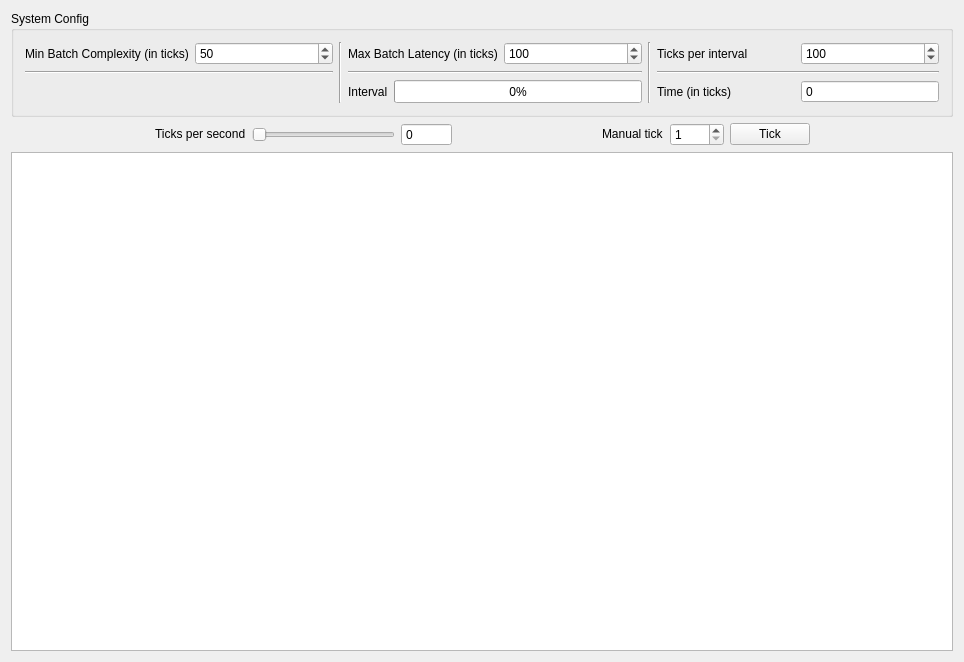
<?xml version="1.0" encoding="UTF-8"?>
<ui version="4.0">
 <class>MainWindow</class>
 <widget class="QMainWindow" name="MainWindow">
  <property name="geometry">
   <rect>
    <x>0</x>
    <y>0</y>
    <width>964</width>
    <height>662</height>
   </rect>
  </property>
  <property name="sizePolicy">
   <sizepolicy hsizetype="MinimumExpanding" vsizetype="MinimumExpanding">
    <horstretch>0</horstretch>
    <verstretch>0</verstretch>
   </sizepolicy>
  </property>
  <property name="windowTitle">
   <string>MainWindow</string>
  </property>
  <widget class="QWidget" name="centralWidget">
   <layout class="QVBoxLayout" name="verticalLayout">
    <item>
     <widget class="QGroupBox" name="groupBox">
      <property name="sizePolicy">
       <sizepolicy hsizetype="Expanding" vsizetype="Minimum">
        <horstretch>0</horstretch>
        <verstretch>0</verstretch>
       </sizepolicy>
      </property>
      <property name="title">
       <string>System Config</string>
      </property>
      <layout class="QGridLayout" name="gridLayout_9">
       <item row="0" column="4">
        <widget class="QSpinBox" name="maxBatchLatency">
         <property name="sizePolicy">
          <sizepolicy hsizetype="Minimum" vsizetype="Minimum">
           <horstretch>0</horstretch>
           <verstretch>0</verstretch>
          </sizepolicy>
         </property>
         <property name="minimumSize">
          <size>
           <width>60</width>
           <height>0</height>
          </size>
         </property>
         <property name="minimum">
          <number>1</number>
         </property>
         <property name="maximum">
          <number>9999</number>
         </property>
         <property name="value">
          <number>100</number>
         </property>
        </widget>
       </item>
       <item row="0" column="6">
        <widget class="QLabel" name="label_37">
         <property name="sizePolicy">
          <sizepolicy hsizetype="Minimum" vsizetype="Minimum">
           <horstretch>0</horstretch>
           <verstretch>0</verstretch>
          </sizepolicy>
         </property>
         <property name="text">
          <string>Ticks per interval</string>
         </property>
        </widget>
       </item>
       <item row="2" column="3" colspan="2">
        <layout class="QHBoxLayout" name="horizontalLayout_2">
         <item>
          <widget class="QLabel" name="label_44">
           <property name="sizePolicy">
            <sizepolicy hsizetype="Minimum" vsizetype="Minimum">
             <horstretch>0</horstretch>
             <verstretch>0</verstretch>
            </sizepolicy>
           </property>
           <property name="text">
            <string>Interval</string>
           </property>
          </widget>
         </item>
         <item>
          <widget class="QProgressBar" name="interval">
           <property name="sizePolicy">
            <sizepolicy hsizetype="MinimumExpanding" vsizetype="Minimum">
             <horstretch>0</horstretch>
             <verstretch>0</verstretch>
            </sizepolicy>
           </property>
           <property name="maximum">
            <number>100</number>
           </property>
           <property name="value">
            <number>0</number>
           </property>
          </widget>
         </item>
        </layout>
       </item>
       <item row="1" column="0" colspan="2">
        <widget class="Line" name="line_3">
         <property name="orientation">
          <enum>Qt::Horizontal</enum>
         </property>
        </widget>
       </item>
       <item row="0" column="7">
        <widget class="QSpinBox" name="ticksPerInterval">
         <property name="sizePolicy">
          <sizepolicy hsizetype="Minimum" vsizetype="Minimum">
           <horstretch>0</horstretch>
           <verstretch>0</verstretch>
          </sizepolicy>
         </property>
         <property name="minimumSize">
          <size>
           <width>60</width>
           <height>0</height>
          </size>
         </property>
         <property name="minimum">
          <number>10</number>
         </property>
         <property name="maximum">
          <number>9999</number>
         </property>
         <property name="value">
          <number>100</number>
         </property>
        </widget>
       </item>
       <item row="0" column="3">
        <widget class="QLabel" name="label_24">
         <property name="sizePolicy">
          <sizepolicy hsizetype="Minimum" vsizetype="Minimum">
           <horstretch>0</horstretch>
           <verstretch>0</verstretch>
          </sizepolicy>
         </property>
         <property name="text">
          <string>Max Batch Latency (in ticks)</string>
         </property>
        </widget>
       </item>
       <item row="0" column="0">
        <widget class="QLabel" name="label_10">
         <property name="sizePolicy">
          <sizepolicy hsizetype="Minimum" vsizetype="Minimum">
           <horstretch>0</horstretch>
           <verstretch>0</verstretch>
          </sizepolicy>
         </property>
         <property name="text">
          <string>Min Batch Complexity (in ticks)</string>
         </property>
        </widget>
       </item>
       <item row="0" column="2" rowspan="3">
        <widget class="Line" name="line_2">
         <property name="orientation">
          <enum>Qt::Vertical</enum>
         </property>
        </widget>
       </item>
       <item row="2" column="6">
        <widget class="QLabel" name="label_65">
         <property name="text">
          <string>Time (in ticks)</string>
         </property>
        </widget>
       </item>
       <item row="0" column="1">
        <widget class="QSpinBox" name="minBatchComplexity">
         <property name="sizePolicy">
          <sizepolicy hsizetype="Minimum" vsizetype="Minimum">
           <horstretch>0</horstretch>
           <verstretch>0</verstretch>
          </sizepolicy>
         </property>
         <property name="minimumSize">
          <size>
           <width>60</width>
           <height>0</height>
          </size>
         </property>
         <property name="minimum">
          <number>1</number>
         </property>
         <property name="maximum">
          <number>9999</number>
         </property>
         <property name="value">
          <number>50</number>
         </property>
        </widget>
       </item>
       <item row="1" column="6" colspan="2">
        <widget class="Line" name="line_5">
         <property name="orientation">
          <enum>Qt::Horizontal</enum>
         </property>
        </widget>
       </item>
       <item row="0" column="5" rowspan="3">
        <widget class="Line" name="line">
         <property name="orientation">
          <enum>Qt::Vertical</enum>
         </property>
        </widget>
       </item>
       <item row="2" column="7">
        <widget class="QSpinBox" name="ticks">
         <property name="minimumSize">
          <size>
           <width>20</width>
           <height>0</height>
          </size>
         </property>
         <property name="autoFillBackground">
          <bool>false</bool>
         </property>
         <property name="frame">
          <bool>true</bool>
         </property>
         <property name="readOnly">
          <bool>true</bool>
         </property>
         <property name="buttonSymbols">
          <enum>QAbstractSpinBox::NoButtons</enum>
         </property>
         <property name="keyboardTracking">
          <bool>false</bool>
         </property>
         <property name="showGroupSeparator" stdset="0">
          <bool>false</bool>
         </property>
         <property name="minimum">
          <number>0</number>
         </property>
         <property name="maximum">
          <number>16000000</number>
         </property>
         <property name="value">
          <number>0</number>
         </property>
        </widget>
       </item>
       <item row="1" column="3" colspan="2">
        <widget class="Line" name="line_4">
         <property name="orientation">
          <enum>Qt::Horizontal</enum>
         </property>
        </widget>
       </item>
      </layout>
     </widget>
    </item>
    <item>
     <layout class="QHBoxLayout" name="horizontalLayout">
      <item>
       <spacer name="horizontalSpacer">
        <property name="orientation">
         <enum>Qt::Horizontal</enum>
        </property>
        <property name="sizeHint" stdset="0">
         <size>
          <width>40</width>
          <height>20</height>
         </size>
        </property>
       </spacer>
      </item>
      <item>
       <widget class="QLabel" name="label">
        <property name="sizePolicy">
         <sizepolicy hsizetype="Preferred" vsizetype="Fixed">
          <horstretch>0</horstretch>
          <verstretch>0</verstretch>
         </sizepolicy>
        </property>
        <property name="text">
         <string>Ticks per second</string>
        </property>
       </widget>
      </item>
      <item>
       <widget class="QSlider" name="ticksPerSecond">
        <property name="sizePolicy">
         <sizepolicy hsizetype="Expanding" vsizetype="Fixed">
          <horstretch>0</horstretch>
          <verstretch>0</verstretch>
         </sizepolicy>
        </property>
        <property name="maximum">
         <number>100</number>
        </property>
        <property name="tracking">
         <bool>true</bool>
        </property>
        <property name="orientation">
         <enum>Qt::Horizontal</enum>
        </property>
       </widget>
      </item>
      <item>
       <widget class="QSpinBox" name="ticksPerSecondBox">
        <property name="sizePolicy">
         <sizepolicy hsizetype="Minimum" vsizetype="Fixed">
          <horstretch>0</horstretch>
          <verstretch>0</verstretch>
         </sizepolicy>
        </property>
        <property name="minimumSize">
         <size>
          <width>20</width>
          <height>0</height>
         </size>
        </property>
        <property name="autoFillBackground">
         <bool>false</bool>
        </property>
        <property name="frame">
         <bool>true</bool>
        </property>
        <property name="readOnly">
         <bool>true</bool>
        </property>
        <property name="buttonSymbols">
         <enum>QAbstractSpinBox::NoButtons</enum>
        </property>
        <property name="keyboardTracking">
         <bool>false</bool>
        </property>
        <property name="showGroupSeparator" stdset="0">
         <bool>false</bool>
        </property>
        <property name="minimum">
         <number>0</number>
        </property>
        <property name="maximum">
         <number>16000000</number>
        </property>
        <property name="value">
         <number>0</number>
        </property>
       </widget>
      </item>
      <item>
       <spacer name="horizontalSpacer_3">
        <property name="orientation">
         <enum>Qt::Horizontal</enum>
        </property>
        <property name="sizeHint" stdset="0">
         <size>
          <width>40</width>
          <height>20</height>
         </size>
        </property>
       </spacer>
      </item>
      <item>
       <widget class="QLabel" name="label_66">
        <property name="sizePolicy">
         <sizepolicy hsizetype="Preferred" vsizetype="Fixed">
          <horstretch>0</horstretch>
          <verstretch>0</verstretch>
         </sizepolicy>
        </property>
        <property name="text">
         <string>Manual tick</string>
        </property>
       </widget>
      </item>
      <item>
       <widget class="QSpinBox" name="manualTickCount">
        <property name="sizePolicy">
         <sizepolicy hsizetype="Minimum" vsizetype="Fixed">
          <horstretch>0</horstretch>
          <verstretch>0</verstretch>
         </sizepolicy>
        </property>
        <property name="minimum">
         <number>1</number>
        </property>
        <property name="maximum">
         <number>9999</number>
        </property>
        <property name="value">
         <number>1</number>
        </property>
       </widget>
      </item>
      <item>
       <widget class="QPushButton" name="manualTick">
        <property name="sizePolicy">
         <sizepolicy hsizetype="Minimum" vsizetype="Fixed">
          <horstretch>0</horstretch>
          <verstretch>0</verstretch>
         </sizepolicy>
        </property>
        <property name="text">
         <string>Tick</string>
        </property>
       </widget>
      </item>
      <item>
       <spacer name="horizontalSpacer_2">
        <property name="orientation">
         <enum>Qt::Horizontal</enum>
        </property>
        <property name="sizeHint" stdset="0">
         <size>
          <width>40</width>
          <height>20</height>
         </size>
        </property>
       </spacer>
      </item>
     </layout>
    </item>
    <item>
     <widget class="dag_widget" name="dag"/>
    </item>
   </layout>
  </widget>
 </widget>
 <layoutdefault spacing="6" margin="11"/>
 <customwidgets>
  <customwidget>
   <class>dag_widget</class>
   <extends>QGraphicsView</extends>
   <header>dag_widget.hpp</header>
  </customwidget>
 </customwidgets>
 <resources/>
 <connections>
  <connection>
   <sender>ticksPerSecond</sender>
   <signal>valueChanged(int)</signal>
   <receiver>ticksPerSecondBox</receiver>
   <slot>setValue(int)</slot>
   <hints>
    <hint type="sourcelabel">
     <x>293</x>
     <y>499</y>
    </hint>
    <hint type="destinationlabel">
     <x>1583</x>
     <y>931</y>
    </hint>
   </hints>
  </connection>
  <connection>
   <sender>ticksPerInterval</sender>
   <signal>valueChanged(int)</signal>
   <receiver>interval</receiver>
   <slot>setMaximum(int)</slot>
   <hints>
    <hint type="sourcelabel">
     <x>1004</x>
     <y>54</y>
    </hint>
    <hint type="destinationlabel">
     <x>1213</x>
     <y>55</y>
    </hint>
   </hints>
  </connection>
 </connections>
</ui>
